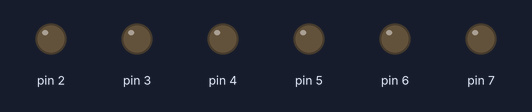
This sketch was run on a simulated Arduino Uno, built with avr-gcc and run on an emulated ATmega328P. On the bench: output pins drawn as LEDs (lit = HIGH).

Above: at 0.1 s.
At 1.1 s:
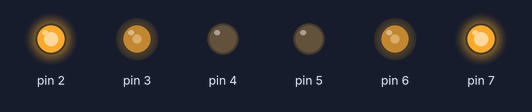
At 3.1 s:
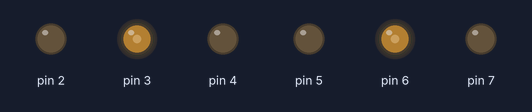
Timing chart, 0 to 4.6 s (numbered marks = the images above):
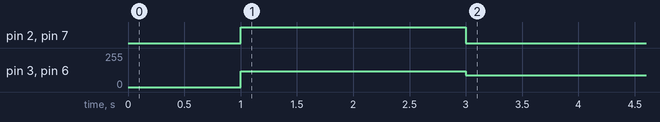

The sketch:

sketch_dec22b.ino
```cpp
void setup() {

//motor A
pinMode(2, OUTPUT);
pinMode(3, OUTPUT);
pinMode(4, OUTPUT);

//motor B
pinMode(5, OUTPUT);
pinMode(6, OUTPUT);
pinMode(7, OUTPUT);


while(1){
    delay(1000);
    digitalWrite(2, HIGH); //forward
    digitalWrite(4, LOW); //forward
    analogWrite(3, 120); //pin 3 is PWM, 178/255 = (about) 70% speed. Max is 255.

    digitalWrite(5, LOW); //forward
    digitalWrite(7, HIGH); //for7ward
    analogWrite(6, 120); //pin 3 is PWM, 178/255 = (about) 70% speed. Max is 255.

    delay(2000);

    digitalWrite(2, LOW); //reverse
    digitalWrite(4, LOW); //reverse
    analogWrite(3, 90); //pin 3 is PWM, 76/255 = (about) 30% speed. Max is 255.

    digitalWrite(5, LOW); //reverse
    digitalWrite(7, LOW); //reverse
    analogWrite(6, 90); //pin 3 is PWM, 76/255 = (about) 30% speed. Max is 255.

    break;
    }
}

void loop() {

}
```
